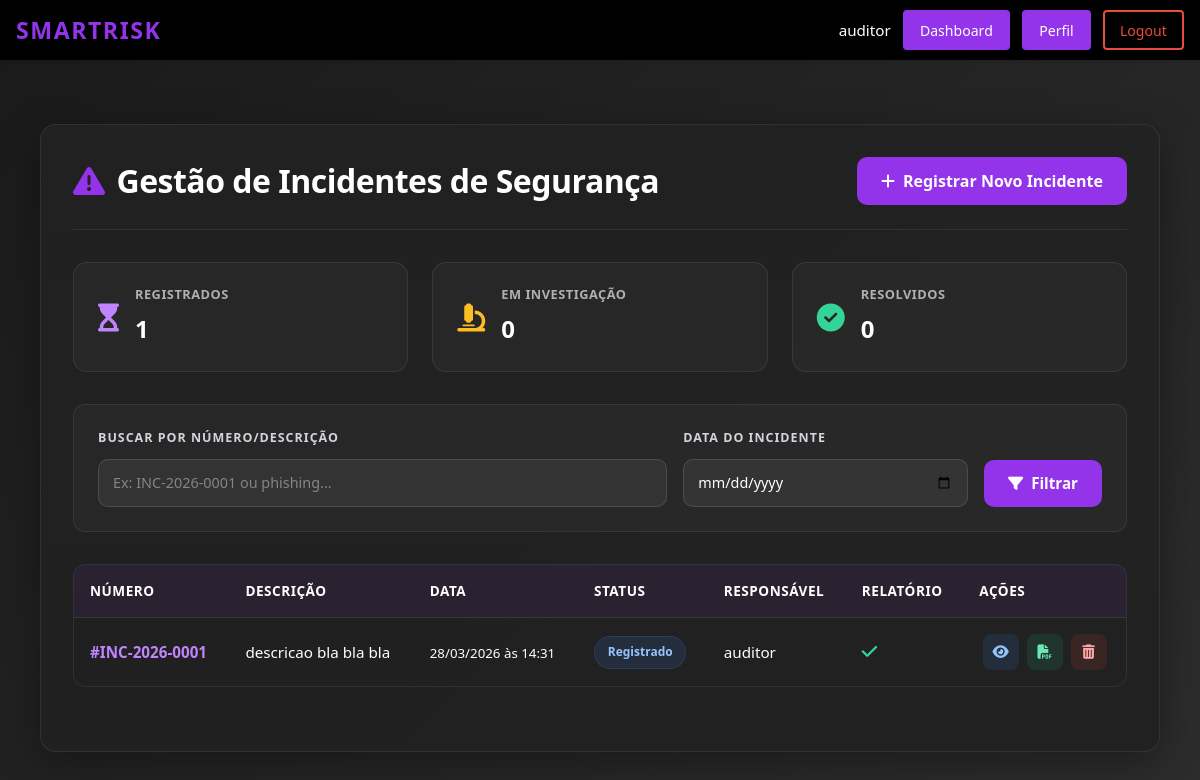
Page /gestao_incidentes/ (signed in) on the earlier database version.
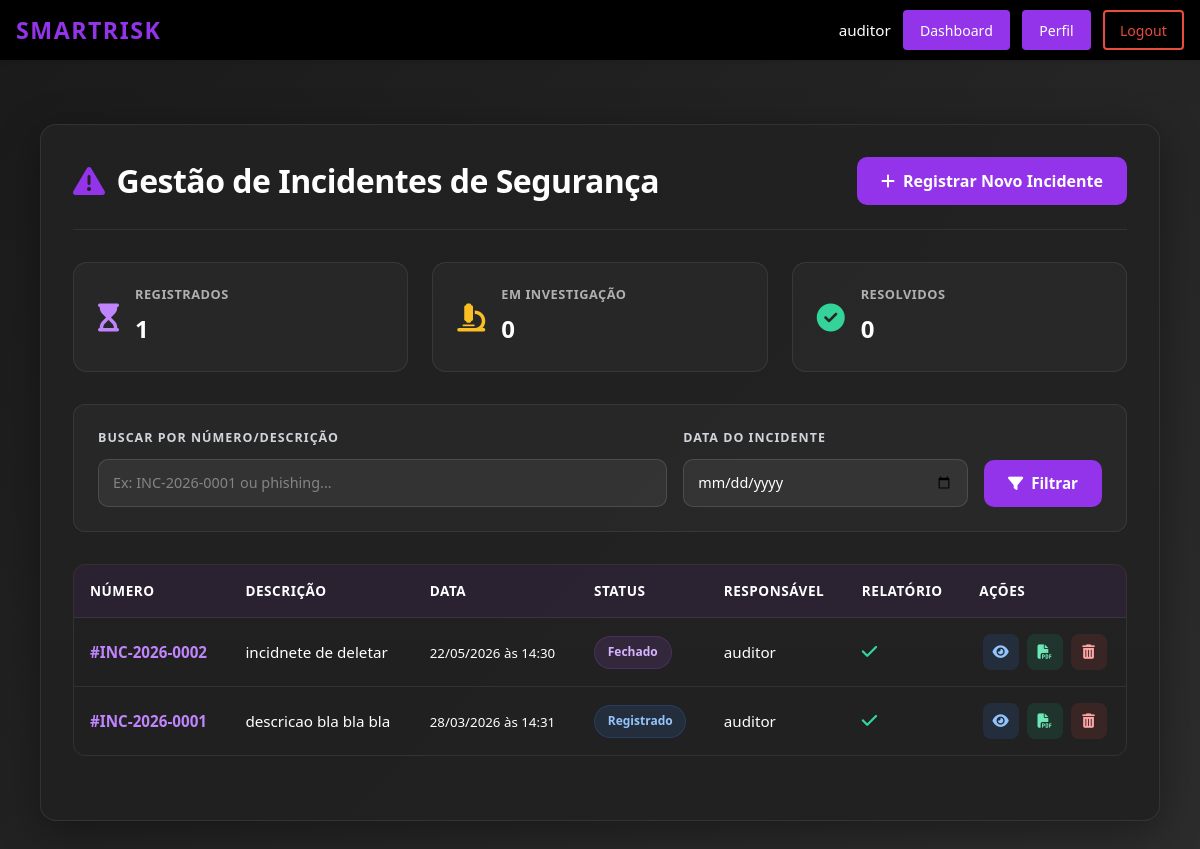
Same page on the later database version.
### ismsapp/models.py (models this page shows, shortened)
class Incidente(models.Model):
    class StatusIncidente(models.TextChoices):
        REGISTRADO = "registrado", "Registrado"
        EM_INVESTIGACAO = "em_investigacao", "Em Investigação"
        RESOLVIDO = "resolvido", "Resolvido"
        FECHADO = "fechado", "Fechado"
    """Unique identifier for this incident (e.g., INC-2023-001)"""
    numero_incidente = models.CharField(
        max_length=50,
        unique=True,
        help_text="Identificador único do incidente (ex: INC-2023-001)"
    )
    """Detailed description of the security incident observed."""
    descricao = models.TextField(
        help_text="Descrição detalhada da natureza do incidente observado."
    )
    """Date when the incident occurred."""
    data_incidente = models.DateField(
        help_text="Data em que o incidente ocorreu."
    )
    """Time when the incident occurred."""
    hora_incidente = models.TimeField(
        help_text="Hora em que o incidente ocorreu."
    )
    """Assets affected by this incident (many-to-many relationship)."""
    ativos_afetados = models.ManyToManyField(
        Ativo,
        related_name="incidentes",
        help_text="Ativos afetados por este incidente."
    )
    """Current status of the incident in its lifecycle."""
    status = models.CharField(
        max_length=20,
        choices=StatusIncidente.choices,
        default=StatusIncidente.REGISTRADO,
        help_text="Status atual do incidente em seu ciclo de vida."
    )
    """User responsible for treating/resolving this incident."""
    responsavel_tratamento = models.ForeignKey(
        User,
        on_delete=models.SET_NULL,
        null=True,
        blank=True,
        related_name="incidentes_responsavel",
        help_text="Responsável pelo tratamento e resolução do incidente."
    )
    """User who registered this incident."""
    registrado_por = models.ForeignKey(
        User,
        on_delete=models.SET_NULL,
        null=True,
        blank=True,
        related_name="incidentes_registrados",
        help_text="Usuário que registrou este incidente."
    )
    """Timestamp when this incident was registered."""
    data_registro = models.DateTimeField(
        auto_now_add=True,
        help_text="Data e hora do registro do incidente no sistema."
    )
    """Timestamp of the last update to this incident."""
    data_atualizacao = models.DateTimeField(
        auto_now=True,
        help_text="Data e hora da última atualização do incidente."
    )
    """Whether a final report has been generated for this incident."""
    relatorio_gerado = models.BooleanField(
        default=False,
        help_text="Indica se o relatório final foi gerado para este incidente."
    )
    class Meta:
        verbose_name = "Incidente"
        verbose_name_plural = "Incidentes"
        ordering = ["-data_incidente", "-hora_incidente"]

### ismsapp/views.py (the view)
# urls.py: path("gestao_incidentes/", views.GestaoIncidentesView.as_view(), name="gestao_incidentes"),
class GestaoIncidentesView(View):
    template_name = "ismsapp/gestao_incidentes.html"
    def _check_permission(self, user):
        if not user.is_authenticated:
            return False
        user_profile = getattr(user, 'profile', None)
        if not user_profile:
            return False
        allowed_actors = [
            UserProfile.Actor.AUDITOR,
            UserProfile.Actor.ANALISTA
        ]
        return user_profile.actor_type in allowed_actors
    @method_decorator(login_required(login_url="login"))
    def get(self, request, *args, **kwargs):
        if not self._check_permission(request.user):
            messages.error(request, "Você não tem permissão para acessar esta página.")
            return redirect('dashboard')
        from .models import Incidente
        from django.db.models import Q
        search_query = request.GET.get('search', '').strip()
        selected_date = request.GET.get('data_incidente', '').strip()
        incidentes = Incidente.objects.all().select_related(
            'responsavel_tratamento',
            'registrado_por'
        ).prefetch_related('ativos_afetados')
        if search_query:
            incidentes = incidentes.filter(
                Q(numero_incidente__icontains=search_query) |
                Q(descricao__icontains=search_query) |
                Q(status__icontains=search_query)
            )
        if selected_date:
            incidentes = incidentes.filter(data_incidente=selected_date)
        status_counts = {
            'registrado': Incidente.objects.filter(status=Incidente.StatusIncidente.REGISTRADO).count(),
            'em_investigacao': Incidente.objects.filter(status=Incidente.StatusIncidente.EM_INVESTIGACAO).count(),
            'resolvido': Incidente.objects.filter(status=Incidente.StatusIncidente.RESOLVIDO).count(),
            'fechado': Incidente.objects.filter(status=Incidente.StatusIncidente.FECHADO).count(),
            'total': incidentes.count(),
        }
        relatorios_gerados = incidentes.filter(relatorio_gerado=True).count()
        pode_editar_deletar = self._check_permission(request.user)
        contexto = {
            'incidentes': incidentes,
            'status_counts': status_counts,
            'relatorios_gerados': relatorios_gerados,
            'search_query': search_query,
            'selected_date': selected_date,
            'pode_editar_deletar': pode_editar_deletar,
        }
        return render(request, self.template_name, contexto)

### ismsapp/templates/ismsapp/gestao_incidentes.html (shortened to what the changed rows need)
{% extends "ismsapp/base.html" %}
{% load static %}
{% block extra_css %}
    <link href="https://cdn.jsdelivr.net/npm/bootstrap@5.3.0/dist/css/bootstrap.min.css" rel="stylesheet">
    <link href="https://cdnjs.cloudflare.com/ajax/libs/font-awesome/6.4.0/css/all.min.css" rel="stylesheet">
    <link href="{% static 'css/ismsapp/dashboard.css' %}" rel="stylesheet">
    <link href="{% static 'css/ismsapp/gestao_incidentes.css' %}" rel="stylesheet">
{% endblock %}
{% block content %}
    <div class="incidents-container">
        <div class="incidents-card">
            <div class="header-section">
                <h1>
                    <i class="fas fa-exclamation-triangle"></i>
                    Gestão de Incidentes de Segurança
                </h1>
            </div>
            {% if incidentes %}
            <div class="incidents-table-wrapper">
                <table class="incidents-table">
                <thead>
                    <tr>
                        <th scope="col">Número</th>
                        <th scope="col">Descrição</th>
                        <th scope="col">Data</th>
                        <th scope="col">Status</th>
                        <th scope="col">Responsável</th>
                        <th scope="col">Relatório</th>
                        <th scope="col">Ações</th>
                    </tr>
                </thead>
                <tbody>
                    {% for incidente in incidentes %}
                    <tr>
                        <td><strong>#{{ incidente.numero_incidente }}</strong></td>
                        <td>{{ incidente.descricao|truncatewords:10 }}</td>
                        <td>
                            <small>
                                {{ incidente.data_incidente|date:"d/m/Y" }}
                                às {{ incidente.hora_incidente|time:"H:i" }}
                            </small>
                        </td>
                        <td>
                            <span class="status-badge status-{{ incidente.status|lower }}">
                                {{ incidente.get_status_display }}
                            </span>
                        </td>
                        <td>
                            {% if incidente.responsavel_tratamento %}
                                {{ incidente.responsavel_tratamento.get_full_name|default:incidente.responsavel_tratamento.username }}
                            {% else %}
                                <span class="text-muted"><small>Não atribuído</small></span>
                            {% endif %}
                        </td>
                        <td>
                            <div class="report-status">
                                {% if incidente.relatorio_gerado %}
                                    <i class="fas fa-check report-yes"></i>
                                {% else %}
                                    <i class="fas fa-times report-no"></i>
                                {% endif %}
                            </div>
                        </td>
                        <td>
                            <div class="action-buttons">
                                <a href="{% url 'visualizar_incidente' incidente.id %}" class="btn-action btn-view" title="Visualizar">
                                    <i class="fas fa-eye"></i>
                                </a>
                                {% if not incidente.relatorio_gerado %}
                                <a href="{% url 'gerar_relatorio_incidente' incidente.id %}" class="btn-action btn-report" title="Gerar Relatório">
                                    <i class="fas fa-file-pdf"></i>
                                </a>
                                {% else %}
                                <a href="{% url 'relatorio_incidente' incidente.relatorio.id %}" class="btn-action btn-report" title="Ver Relatório">
                                    <i class="fas fa-file-pdf"></i>
                                </a>
                                {% endif %}
                                {% if pode_editar_deletar %}
                                <button type="button" class="btn-action btn-delete js-delete-trigger" title="Deletar" data-delete-url="{% url 'deletar_incidente' incidente.id %}" data-delete-name="{{ incidente.numero_incidente }}">
                                    <i class="fas fa-trash-alt"></i>
                                </button>
                                {% endif %}
                            </div>
                        </td>
                    </tr>
                    {% endfor %}
                </tbody>
                </table>
            </div>
            {% endif %}
        </div>
    </div>
{% endblock %}

Differences in the rows shown:
added Incidente: numero_incidente "INC-2026-0002", descricao "incidnete de deletar", data_incidente "22/05/2026", hora_incidente "14:30", status "Fechado", responsavel_tratamento.get_full_name "auditor", relatorio_gerado True (drawn)
